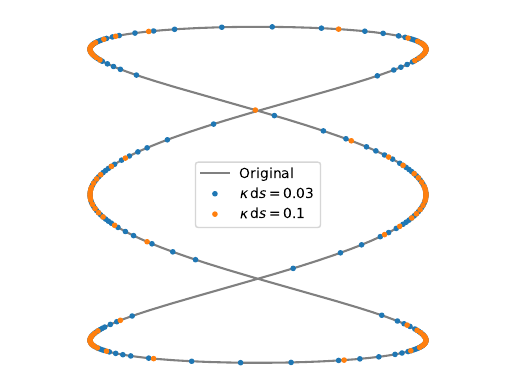

Write Python code to recreate this figure.
import numpy as np

def decimate_once( x, y, kappa_ds_max ) :
    '''
    x, y = decimate_once( x, y, kappa_ds_max )

    Remove one point out of two where the curve x, y is too densely sampled.

    Parameters:
        x (array) : first coordinate of curve
        y (array) : second coordinate of curve
        kappa_ds_max (float) : curvature times step size, maximum acceptable value
    '''

    dx = np.diff(x)
    dy = np.diff(y)

    ds = np.sqrt( dx**2 + dy**2 )
    dx_ds = dx/ds
    dy_ds = dy/ds

    kappa_ds_2 = np.diff(dx_ds)**2 + np.diff(dy_ds)**2

    too_dense = np.array( [False] + list( kappa_ds_2 < kappa_ds_max**2 ) + [False] )
    wanted = sort( list( where( too_dense )[0][::2] ) + list( where( ~too_dense )[0] ) )

    return x[wanted], y[wanted]

def downsample( x, y, kappa_ds_max = 0.02 ) :
    '''
    x, y = downsample( x, y, kappa_ds_max = 0.02 )

    Remove one point out of two where the curve x, y is too densely sampled,
    and repeat on the new curve until conergence.

    Parameters:
        x (array) : first coordinate of curve
        y (array) : second coordinate of curve
        kappa_ds_max (float) : curvature times step size, maximum acceptable value
    '''

    while True :
        n = len(x)
        x, y = decimate_once( x, y, kappa_ds_max )
        if len(x) == n :
            break

    return x, y

if __name__ == "__main__" :

    from pylab import *

    t = linspace(0,2*pi, 500)

    x = cos(3*t)
    y = sin(t)

    plot( x, y, label = 'Original', color = 'grey' )

    for kappa_ds_max in [0.03, 0.1] :
        x_ds, y_ds = downsample( x, y, kappa_ds_max )
        plot( x_ds, y_ds, '.', label = r'$\kappa \, \mathrm{d}s=' + str(kappa_ds_max) + '$' )

    legend()
    axis('equal')
    axis('off')
    xticks([]); yticks([])


    fig_path_and_name = './' + __file__.split('/')[-1].split('.')[0] + '.pdf'
    savefig( fig_path_and_name , bbox_inches = 'tight' )
    print(fig_path_and_name)

    show()
